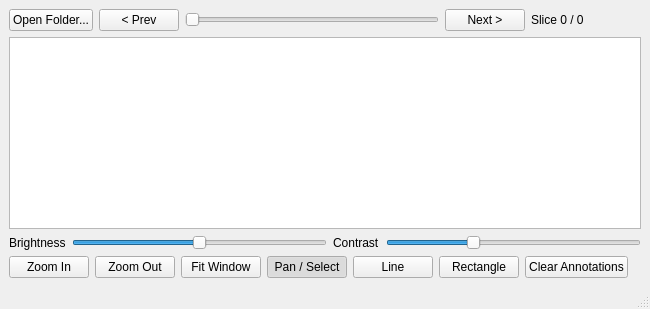
<?xml version="1.0" encoding="UTF-8"?>
<ui version="4.0">
 <class>MainWindow</class>
 <widget class="QMainWindow" name="MainWindow">
  <property name="windowTitle">
   <string>Mini CT Viewer</string>
  </property>
  <widget class="QWidget" name="centralwidget">
   <layout class="QVBoxLayout" name="verticalLayout">
    <item>
     <layout class="QHBoxLayout" name="topBar">
      <item>
       <widget class="QPushButton" name="btnOpenFolder">
        <property name="text"><string>Open Folder...</string></property>
       </widget>
      </item>
      <item>
       <widget class="QPushButton" name="btnPrevSlice">
        <property name="text"><string>&lt; Prev</string></property>
       </widget>
      </item>
      <item>
       <widget class="QSlider" name="sliceSlider">
        <property name="orientation"><enum>Qt::Horizontal</enum></property>
       </widget>
      </item>
      <item>
       <widget class="QPushButton" name="btnNextSlice">
        <property name="text"><string>Next &gt;</string></property>
       </widget>
      </item>
      <item>
       <widget class="QLabel" name="lblSliceInfo">
        <property name="minimumSize"><size><width>110</width><height>0</height></size></property>
        <property name="text"><string>Slice 0 / 0</string></property>
       </widget>
      </item>
     </layout>
    </item>
    <item>
     <widget class="ImageViewer" name="imageViewer"/>
    </item>
    <item>
     <layout class="QHBoxLayout" name="bottomBar">
      <item>
       <widget class="QLabel" name="lblBrightness">
        <property name="text"><string>Brightness</string></property>
       </widget>
      </item>
      <item>
       <widget class="QSlider" name="brightnessSlider">
        <property name="orientation"><enum>Qt::Horizontal</enum></property>
        <property name="minimum"><number>-255</number></property>
        <property name="maximum"><number>255</number></property>
        <property name="value"><number>0</number></property>
       </widget>
      </item>
      <item>
       <widget class="QLabel" name="lblContrast">
        <property name="text"><string>Contrast</string></property>
       </widget>
      </item>
      <item>
       <widget class="QSlider" name="contrastSlider">
        <property name="orientation"><enum>Qt::Horizontal</enum></property>
        <property name="minimum"><number>0</number></property>
        <property name="maximum"><number>300</number></property>
        <property name="value"><number>100</number></property>
       </widget>
      </item>
     </layout>
    </item>
    <item>
     <layout class="QHBoxLayout" name="annotationBar">
      <item>
       <widget class="QPushButton" name="btnZoomIn">
        <property name="text"><string>Zoom In</string></property>
       </widget>
      </item>
      <item>
       <widget class="QPushButton" name="btnZoomOut">
        <property name="text"><string>Zoom Out</string></property>
       </widget>
      </item>
      <item>
       <widget class="QPushButton" name="btnFitWindow">
        <property name="text"><string>Fit Window</string></property>
       </widget>
      </item>
      <item>
       <widget class="QPushButton" name="btnToolNone">
        <property name="text"><string>Pan / Select</string></property>
        <property name="checkable"><bool>true</bool></property>
        <property name="checked"><bool>true</bool></property>
       </widget>
      </item>
      <item>
       <widget class="QPushButton" name="btnToolLine">
        <property name="text"><string>Line</string></property>
        <property name="checkable"><bool>true</bool></property>
       </widget>
      </item>
      <item>
       <widget class="QPushButton" name="btnToolRect">
        <property name="text"><string>Rectangle</string></property>
        <property name="checkable"><bool>true</bool></property>
       </widget>
      </item>
      <item>
       <widget class="QPushButton" name="btnClearAnnotations">
        <property name="text"><string>Clear Annotations</string></property>
       </widget>
      </item>
      <item>
       <widget class="QLabel" name="lblMeasurement">
        <property name="text"><string></string></property>
       </widget>
      </item>
     </layout>
    </item>
   </layout>
  </widget>
  <widget class="QStatusBar" name="statusbar"/>
 </widget>
 <customwidgets>
  <customwidget>
   <class>ImageViewer</class>
   <extends>QGraphicsView</extends>
   <header>imageviewer.h</header>
  </customwidget>
 </customwidgets>
 <resources/>
 <connections/>
</ui>
